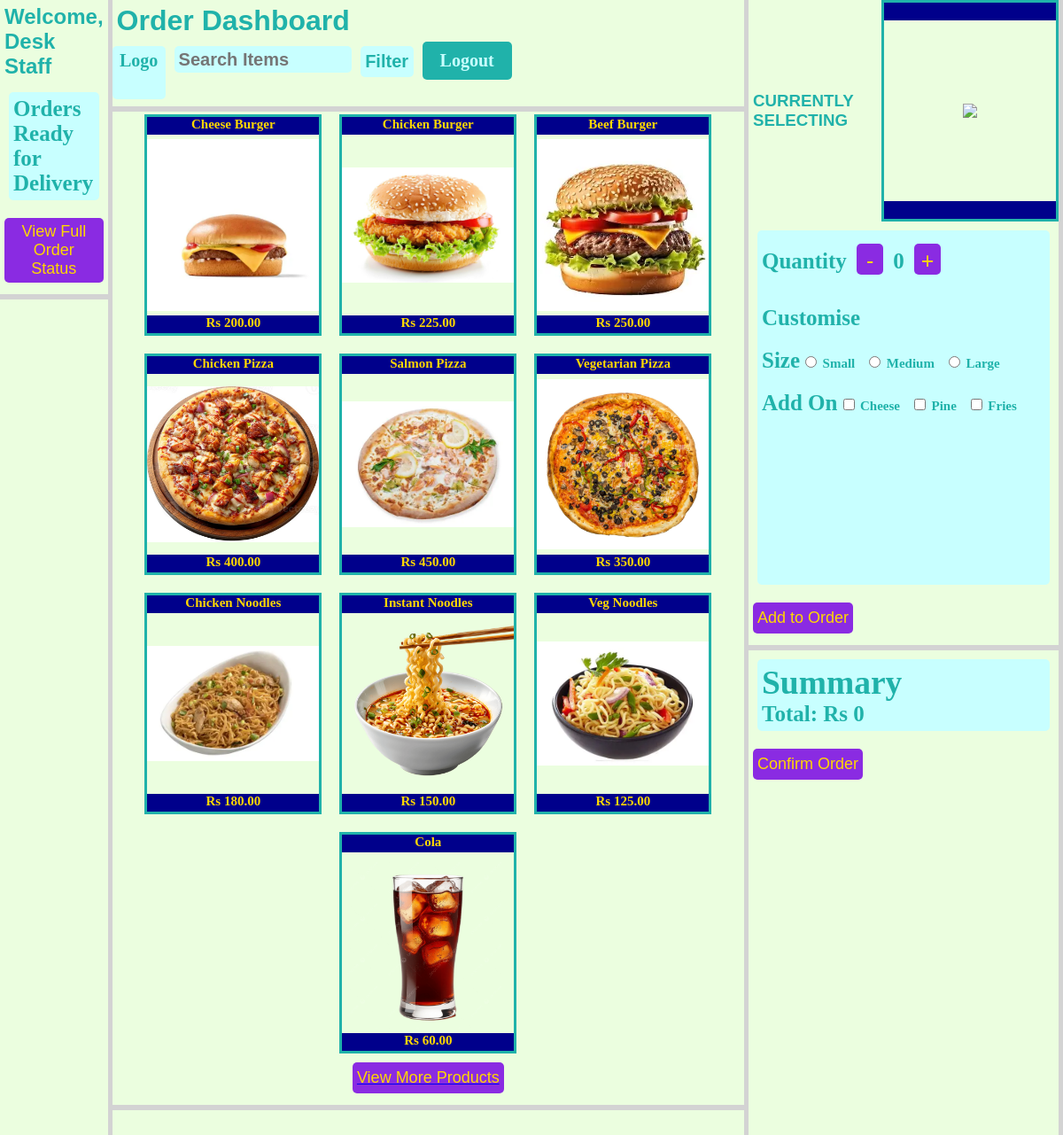
Screenshot of /pages/order_dashboard.php?page=2 (signed in) with the database file from the repository.
### tables this page shows
CREATE TABLE `products` (
  `p_id` int(10) NOT NULL AUTO_INCREMENT,
  `name` varchar(100) NOT NULL UNIQUE,
  `price` decimal(10,2) NOT NULL,
  `image` varchar(255) DEFAULT NULL,
  `category` enum('Burgers','Pizzas','Noodles','Drinks','Desserts') NOT NULL,

  PRIMARY KEY (`p_id`)

);

### pages/order_dashboard.php (the view, shortened to what this page needs)
<!DOCTYPE html>
<html>
  <head>
    <link rel="stylesheet" href="../css/order_dashboard.css">
    <link rel="stylesheet" href="../css/style.css">
  </head>
  <body>
    <div class="layout">
      <aside class="left_panel">
        <h2 id="welcome_staff">Welcome, Desk Staff</h2>
        <div id="completed_orders">
          Orders Ready for Delivery
        </div>
        <div id="view_order">
          <a href="order_status.php" target="_blank">
            <button>View Full Order Status</button>
          </a>
        </div>
        <hr class="horizontal_lines">
      </aside>
      <main class="middle_panel">
        <h1 class="page_title">Order Dashboard</h1>
        <div class="header">
          <div class="logo">
            Logo
          </div>
          <div class="search">
            <input type="text" name="search_item" placeholder="Search Items">
          </div>
          <div class="filter">
            <button id="filter_button">Filter</button>
          </div>
          <div class="logout">
            <a href="logout.php">Logout</a>
          </div>
        </div>
        <hr class="horizontal_lines">
        <div class="product_grid">
          <?php
          $imagePath = "../images/products/";
          if (isset($_GET['page'])) {
            $page_count = $_GET['page'];
          } else {
            $page_count = 1;
          }
          $limit = $page_count * 5;
          require "../php/configuration.php";
          $sql = "SELECT * FROM products
                  LIMIT $limit";
          $result = mysqli_query($conn, $sql);
          while ($row = mysqli_fetch_array($result)) {
            $product_id = $row['p_id'];
            $product_name = $row['name'];
            $product_price = $row['price'];
            $product_image = $row['image'];
          ?>
            <div class="product_cards" data-product-id="<?php echo $product_id; ?>">
              <div class="product_name"><?php echo $product_name ?></div>
              <div class="product_img"><img src="<?php echo $imagePath . $product_image ?>"></div>
              <div class="product_price">Rs <?php echo $product_price ?></div>
            </div>
          <?php
          };
          ?>
        </div>
        <?php
          $nextPage = $page_count + 1;
        ?>
        <a href="order_dashboard.php?page=<?php echo $nextPage; ?>">
          <div class="view_more">
            <button>View More Products</button>
          </div>
        </a>
        <hr class="horizontal_lines">
      </main>
      <aside class="right_panel">
        <div id="selected_product">
          <h3>CURRENTLY SELECTING</h3>
          <div class="product_cards">
            <div class="product_name" id="selected_name"></div>
            <div class="product_img" id="selected_img"><img src="#"></div>
            <div class="product_price" id="selected_price"></div>
          </div>
        </div>
        <div id="edit_product">
          <div id="quantity">
            Quantity
            <button class="qty_controls" id="decrease_btn">-</button>
            <span id="item_qty">0</span>
            <button class="qty_controls" id="increase_btn">+</button>
          </div>
          <div id="customise">
            Customise
            <div id="item_sizes">
              Size
              <input type="radio" name="item_size" class="item_size" id="small" value="Small">
              <label for="small">Small</label>
              <input type="radio" name="item_size" class="item_size" id="medium" value="Medium">
              <label for="medium">Medium</label>
              <input type="radio" name="item_size" class="item_size" id="large" value="Large">
              <label for="large">Large</label>
            </div>
            <div id="add_ons">
              Add On
              <input type="checkbox" name="add_on" class="add_on" id="cheese" value="Cheese">
              <label for="cheese">Cheese</label>
              <input type="checkbox" name="add_on" class="add_on" id="pine" value="Pine">
              <label for="pine">Pine</label>
              <input type="checkbox" name="add_on" class="add_on" id="fries" value="Fries">
              <label for="fries">Fries</label>
            </div>
          </div>
        </div>
        <div id="add_order">
          <button>Add to Order</button>
        </div>
        <hr class="horizontal_lines">
        <div id="summary">
          <h2>Summary</h2>
          <div id="total_cost">
            Total: Rs 0
          </div>
        </div>
        <button id="confirm_order">Confirm Order</button>
      </aside>
    </div>
  </body>
</html>

### css/order_dashboard.css (style rules this page uses)
.layout { display: flex; min-height: 100vh; }
.left_panel { max-width: 400px; height: 100vh; border-right: 5px solid lightgray; position: sticky; top: 0; }
#welcome_staff { font-family: Verdana, Geneva, Tahoma, sans-serif; color: lightseagreen; padding: 5px; }
#completed_orders { padding: 5px; margin: 10px; max-width: 300px; max-height: 500px; font-weight: bold; font-size: 25px; text-align: left; background-color: rgb(200, 255, 255); color: lightseagreen; border: none; border-radius: 5px; overflow-y: auto; }
#view_order { position: relative; }
.middle_panel { min-width: 50%; height: 100vh; border-right: 5px solid lightgray; overflow-y: auto; }
.page_title { font-family: Verdana, Geneva, Tahoma, sans-serif; color: lightseagreen; padding: 5px; }
.header { display: flex; gap: 10px; justify-content: left; }
.logo { padding: 5px; margin: 5px 0px; width: 60px; height: 60px; font-weight: bold; font-size: 20px; text-align: center; background-color: rgb(200, 255, 255); color: lightseagreen; border: none; border-radius: 5px; }
.search input { border: 3px solid; padding: 5px; margin: 5px 0px; width: 200px; height: 30px; font-weight: bold; font-size: 20px; text-align: left; background-color: rgb(200, 255, 255); color: lightseagreen; border: none; border-radius: 5px; }
.filter #filter_button { border: 3px solid; padding: 5px; margin: 5px 0px; width: 60px; height: 30px; font-weight: bold; font-size: 20px; text-align: center; background-color: rgb(200, 255, 255); color: lightseagreen; border: none; border-radius: 5px; transition: 0.2s; cursor: pointer; }
.logout a { display: inline-block; padding: 10px 20px; font-weight: bold; font-size: 20px; background-color: lightseagreen; color:rgb(200, 255, 255); border: none; border-radius: 5px; text-decoration: none; }
.product_grid { display: flex; flex-wrap: wrap; gap: 20px; justify-content:center; }
.product_cards { width: 200px; height: 250px; border: 3px solid lightseagreen; display: flex; flex-direction: column; cursor: pointer; }
.product_cards .product_img { flex: 1; display: flex; justify-content: center; align-items: center; }
.product_img img { max-width: 100%; max-height: 100%; object-fit: contain; }
.product_cards .product_name { height: 20px; text-align: center; font-weight: 600; font-size: 15px; background-color: darkblue; color: gold; }
.product_cards .product_price { height: 20px; text-align: center; font-weight: 600; font-size: 15px; background-color: darkblue; color: gold; }
.right_panel { flex: 1; border-right: 5px solid lightgray; height: 100vh; position: sticky; top: 0; }
#selected_product { display: flex; align-items: center; }
#selected_product h3 { width: 150px; font-family: Verdana, Geneva, Tahoma, sans-serif; color: lightseagreen; padding: 5px; }
#edit_product { padding: 5px; margin: 10px; max-width: 350px; height: 400px; font-weight: bold; font-size: 25px; text-align: left; background-color: rgb(200, 255, 255); color: lightseagreen; border: none; border-radius: 5px; }
#edit_product #quantity { padding: 0px 0px 25px 0px;; }
#edit_product #customise label { font-size: 15px; margin-right: 10px; cursor: pointer; }
#edit_product #customise #item_sizes { padding: 20px 0px; }
#summary { padding: 5px; margin: 10px; max-width: 600px; max-height: 400px; font-weight: bold; font-size: 25px; background-color: rgb(200, 255, 255); color: lightseagreen; border: none; border-radius: 5px; overflow-y: scroll; }
button { min-height: 35px; width: auto; margin: 10px 5px; padding: 5px; font-weight: 500; font-size: 18px; border: none; border-radius: 5px; color: gold; background-color: blueviolet; transition: 0.2s; cursor: pointer; }
.view_more { display: flex; justify-content: center; align-items: center; }
#add_order, #confirm_order { text-align: left; }
.qty_controls { font-size: 25px; width: 30px; height: 20px; }

### css/style.css (style rules this page uses)
* { box-sizing: border-box; margin: 0; padding: 0; }
.horizontal_lines { margin: 3px 0px; border: 3px solid lightgray; }
body { background-color: rgb(235, 254, 223); }

### rows the page displays
products: name "Cheese Burger", image (picture), price "200.00"
products: name "Chicken Burger", image (picture), price "225.00"
products: name "Beef Burger", image (picture), price "250.00"
products: name "Chicken Pizza", image (picture), price "400.00"
products: name "Salmon Pizza", image (picture), price "450.00"
products: name "Vegetarian Pizza", image (picture), price "350.00"
products: name "Chicken Noodles", image (picture), price "180.00"
products: name "Instant Noodles", image (picture), price "150.00"
products: name "Veg Noodles", image (picture), price "125.00"
products: name "Cola", image (picture), price "60.00"
